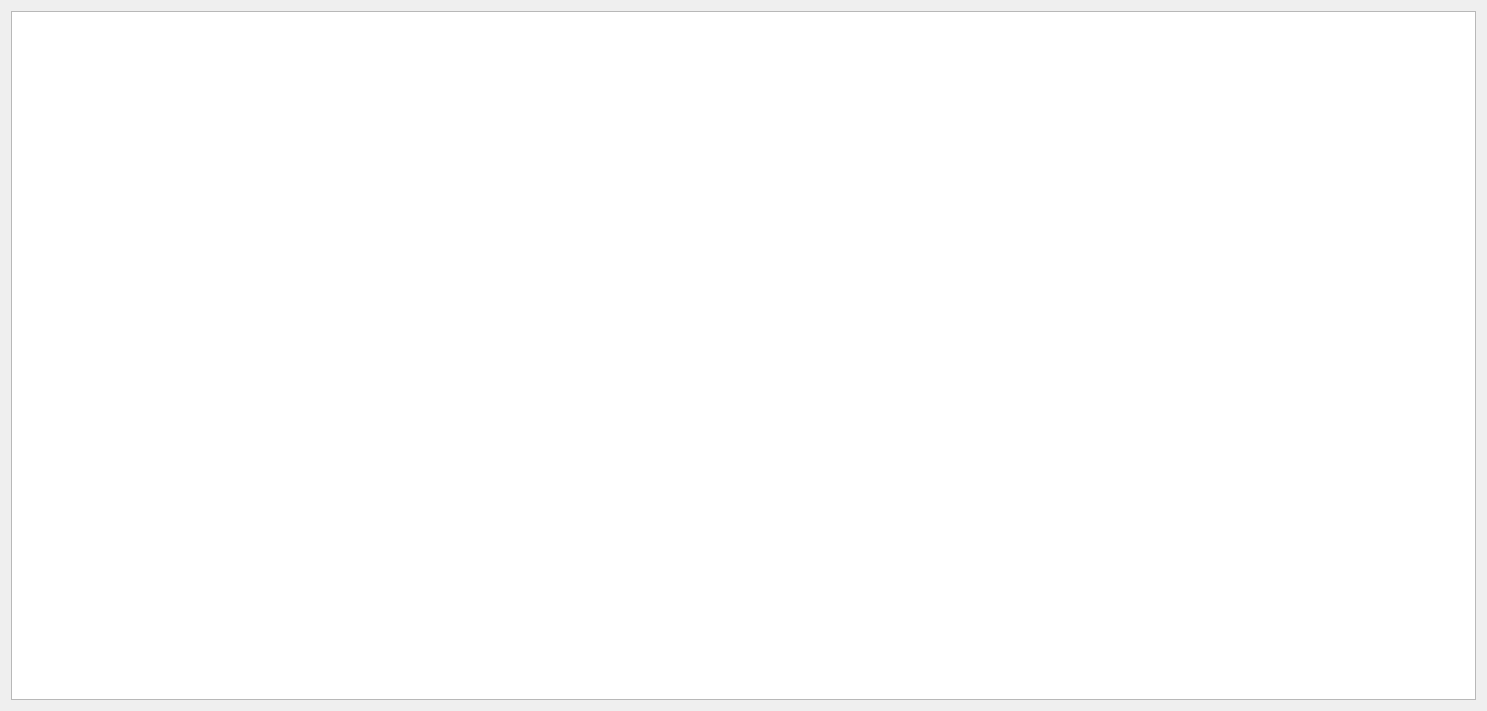
<?xml version="1.0" encoding="UTF-8"?>
<ui version="4.0">
 <class>Form</class>
 <widget class="QWidget" name="Form">
  <property name="geometry">
   <rect>
    <x>0</x>
    <y>0</y>
    <width>1487</width>
    <height>711</height>
   </rect>
  </property>
  <property name="windowTitle">
   <string>Examples</string>
  </property>
  <layout class="QVBoxLayout" name="verticalLayout">
   <item>
    <widget class="QTableView" name="tableView"/>
   </item>
  </layout>
 </widget>
 <resources/>
 <connections/>
</ui>
